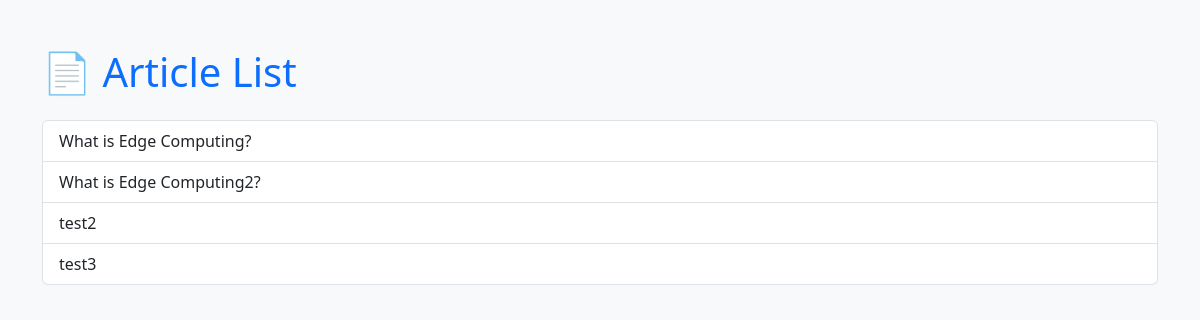
The page /list/ on the database as committed earlier.
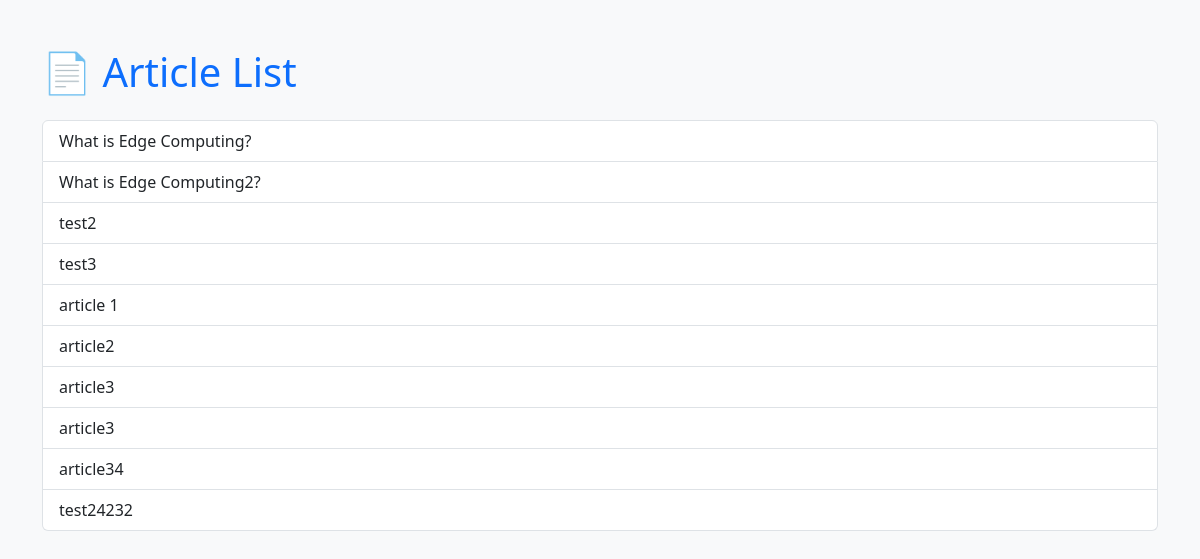
The same page on the database as committed later.
### polls/models.py (models this page shows)
class TimeStampedModel(models.Model):
    created_at = models.DateTimeField(auto_now_add=True ,null=True,blank=True)
    updated_at = models.DateTimeField(auto_now=True,null=True,blank=True)
    class Meta:
        abstract = True

class Article(TimeStampedModel):
    title = models.CharField(max_length=100 , verbose_name='Article title' , help_text='Enter the title of your article')
    publication_date = models.DateField(verbose_name='Publication date' , help_text='Enter the publication date of your article',null=True,blank=True)
    authors = models.ManyToManyField(User)
    category = models.ForeignKey(Category , null=True, on_delete=models.CASCADE ,blank=True)
    content = models.TextField(null=True,blank=True )

### polls/views.py (the view)
# urls.py: path('list/', ArticleListView.as_view() , name='list-articles'),
class ArticleListView(ListView):
    model = Article
    context_object_name = "articles"
    template_name = "articles/article_list.html"

### polls/templates/articles/article_list.html (shortened to what this page needs)
<!DOCTYPE html>
<html lang="en">
<head>
    <link href="https://cdn.jsdelivr.net/npm/bootstrap@5.3.2/dist/css/bootstrap.min.css" rel="stylesheet">
</head>
<body class="bg-light">
<div class="container mt-5">
    <h1 class="mb-4 text-primary">📄 Article List</h1>
    <ul class="list-group">
        {% for article in articles %}
            <a  href="{% url 'article-detail' article.pk %}" class="list-group-item">{{ article.title }}</a>
        {% empty %}
            <li class="list-group-item text-muted">No articles available</li>
        {% endfor %}
    </ul>
</div>
</body>
</html>

Rows that differ between the two databases and show on the page:
added Article: title "article 1"
added Article: title "article2"
added Article: title "article3"
added Article: title "article3"
added Article: title "article34"
added Article: title "test24232"
